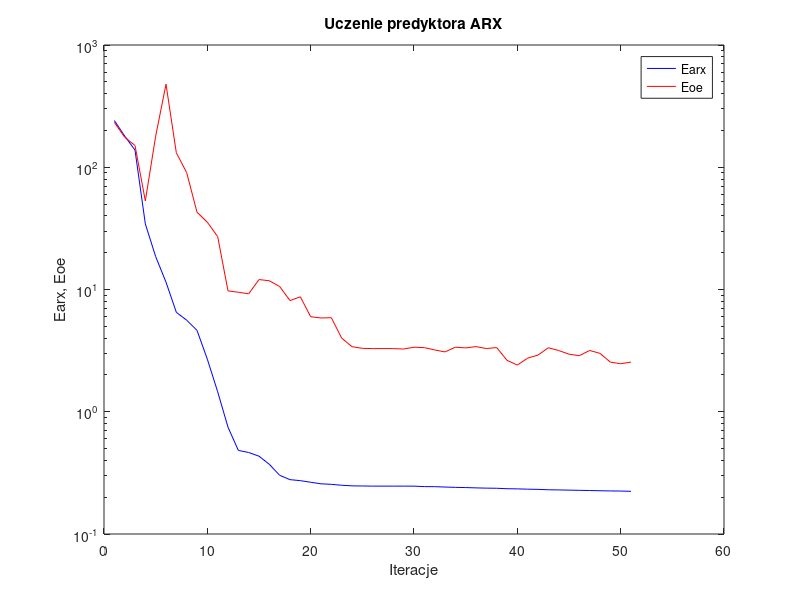
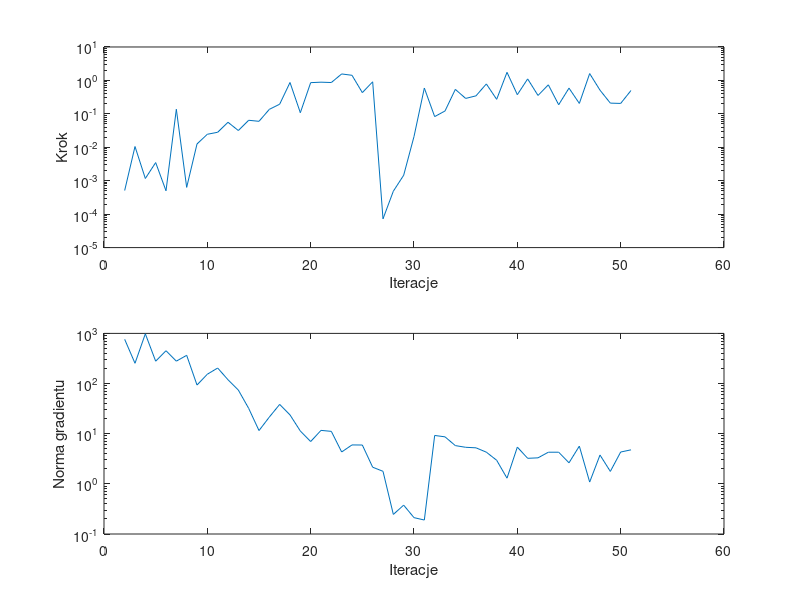

Write the MATLAB code that produced these figures, in order.
%uczenie predyktora arx
clear all;
n=0; farx(n+1)=2.412180e+002; foe(n+1)=2.326592e+002; wspucz(n+1)=0.000000e+000; ng(n+1)=0.000000e+000;
%odnowa zmiennej metryki
n=1; farx(n+1)=1.800970e+002; foe(n+1)=1.763848e+002; krok(n+1)=5.097061e-004; ng(n+1)=7.614998e+002;
n=2; farx(n+1)=1.380682e+002; foe(n+1)=1.506635e+002; krok(n+1)=1.053841e-002; ng(n+1)=2.536010e+002;
n=3; farx(n+1)=3.439905e+001; foe(n+1)=5.307495e+001; krok(n+1)=1.165794e-003; ng(n+1)=9.805034e+002;
n=4; farx(n+1)=1.858505e+001; foe(n+1)=1.797407e+002; krok(n+1)=3.490481e-003; ng(n+1)=2.791286e+002;
n=5; farx(n+1)=1.148420e+001; foe(n+1)=4.777889e+002; krok(n+1)=5.005982e-004; ng(n+1)=4.512239e+002;
n=6; farx(n+1)=6.505637e+000; foe(n+1)=1.313190e+002; krok(n+1)=1.372911e-001; ng(n+1)=2.796193e+002;
n=7; farx(n+1)=5.611174e+000; foe(n+1)=9.039264e+001; krok(n+1)=6.326141e-004; ng(n+1)=3.653322e+002;
n=8; farx(n+1)=4.633819e+000; foe(n+1)=4.288464e+001; krok(n+1)=1.256724e-002; ng(n+1)=9.345501e+001;
n=9; farx(n+1)=2.691147e+000; foe(n+1)=3.551690e+001; krok(n+1)=2.452306e-002; ng(n+1)=1.533409e+002;
n=10; farx(n+1)=1.457083e+000; foe(n+1)=2.710764e+001; krok(n+1)=2.812841e-002; ng(n+1)=2.039985e+002;
n=11; farx(n+1)=7.475137e-001; foe(n+1)=9.745919e+000; krok(n+1)=5.598693e-002; ng(n+1)=1.189916e+002;
n=12; farx(n+1)=4.829792e-001; foe(n+1)=9.494681e+000; krok(n+1)=3.172883e-002; ng(n+1)=7.417386e+001;
n=13; farx(n+1)=4.643460e-001; foe(n+1)=9.223111e+000; krok(n+1)=6.423218e-002; ng(n+1)=3.202546e+001;
n=14; farx(n+1)=4.331050e-001; foe(n+1)=1.205741e+001; krok(n+1)=5.983917e-002; ng(n+1)=1.154566e+001;
n=15; farx(n+1)=3.715636e-001; foe(n+1)=1.179432e+001; krok(n+1)=1.364675e-001; ng(n+1)=2.146385e+001;
n=16; farx(n+1)=3.020857e-001; foe(n+1)=1.056909e+001; krok(n+1)=1.942977e-001; ng(n+1)=3.838722e+001;
n=17; farx(n+1)=2.783568e-001; foe(n+1)=8.115182e+000; krok(n+1)=8.670260e-001; ng(n+1)=2.370226e+001;
n=18; farx(n+1)=2.732077e-001; foe(n+1)=8.718858e+000; krok(n+1)=1.081188e-001; ng(n+1)=1.130410e+001;
n=19; farx(n+1)=2.650319e-001; foe(n+1)=5.989170e+000; krok(n+1)=8.576098e-001; ng(n+1)=6.977567e+000;
n=20; farx(n+1)=2.573619e-001; foe(n+1)=5.848763e+000; krok(n+1)=8.858725e-001; ng(n+1)=1.164742e+001;
n=21; farx(n+1)=2.548590e-001; foe(n+1)=5.879096e+000; krok(n+1)=8.649503e-001; ng(n+1)=1.113138e+001;
n=22; farx(n+1)=2.504717e-001; foe(n+1)=4.002420e+000; krok(n+1)=1.561751e+000; ng(n+1)=4.321109e+000;
n=23; farx(n+1)=2.476489e-001; foe(n+1)=3.406496e+000; krok(n+1)=1.422745e+000; ng(n+1)=5.971428e+000;
n=24; farx(n+1)=2.470633e-001; foe(n+1)=3.301242e+000; krok(n+1)=4.317671e-001; ng(n+1)=5.945896e+000;
n=25; farx(n+1)=2.464379e-001; foe(n+1)=3.284328e+000; krok(n+1)=9.087851e-001; ng(n+1)=2.147121e+000;
%odnowa zmiennej metryki
n=26; farx(n+1)=2.464156e-001; foe(n+1)=3.287053e+000; krok(n+1)=7.240622e-005; ng(n+1)=1.778716e+000;
n=27; farx(n+1)=2.464128e-001; foe(n+1)=3.284746e+000; krok(n+1)=4.863026e-004; ng(n+1)=2.457567e-001;
n=28; farx(n+1)=2.463999e-001; foe(n+1)=3.258875e+000; krok(n+1)=1.457389e-003; ng(n+1)=3.760297e-001;
n=29; farx(n+1)=2.463130e-001; foe(n+1)=3.374025e+000; krok(n+1)=2.097129e-002; ng(n+1)=2.119157e-001;
n=30; farx(n+1)=2.441534e-001; foe(n+1)=3.345133e+000; krok(n+1)=5.914179e-001; ng(n+1)=1.899832e-001;
n=31; farx(n+1)=2.439078e-001; foe(n+1)=3.203371e+000; krok(n+1)=8.277891e-002; ng(n+1)=9.224734e+000;
n=32; farx(n+1)=2.421937e-001; foe(n+1)=3.086386e+000; krok(n+1)=1.217528e-001; ng(n+1)=8.654819e+000;
n=33; farx(n+1)=2.407581e-001; foe(n+1)=3.371359e+000; krok(n+1)=5.393056e-001; ng(n+1)=5.789581e+000;
n=34; farx(n+1)=2.397728e-001; foe(n+1)=3.330412e+000; krok(n+1)=2.894475e-001; ng(n+1)=5.355884e+000;
n=35; farx(n+1)=2.384089e-001; foe(n+1)=3.411324e+000; krok(n+1)=3.457398e-001; ng(n+1)=5.228700e+000;
n=36; farx(n+1)=2.372501e-001; foe(n+1)=3.286995e+000; krok(n+1)=7.848019e-001; ng(n+1)=4.282641e+000;
n=37; farx(n+1)=2.367299e-001; foe(n+1)=3.350887e+000; krok(n+1)=2.718226e-001; ng(n+1)=2.954781e+000;
n=38; farx(n+1)=2.346254e-001; foe(n+1)=2.634754e+000; krok(n+1)=1.745690e+000; ng(n+1)=1.297740e+000;
n=39; farx(n+1)=2.340030e-001; foe(n+1)=2.409547e+000; krok(n+1)=3.745525e-001; ng(n+1)=5.402413e+000;
n=40; farx(n+1)=2.326300e-001; foe(n+1)=2.745325e+000; krok(n+1)=1.109668e+000; ng(n+1)=3.229700e+000;
n=41; farx(n+1)=2.318009e-001; foe(n+1)=2.908624e+000; krok(n+1)=3.550835e-001; ng(n+1)=3.300923e+000;
n=42; farx(n+1)=2.300425e-001; foe(n+1)=3.338310e+000; krok(n+1)=7.382907e-001; ng(n+1)=4.272472e+000;
n=43; farx(n+1)=2.293905e-001; foe(n+1)=3.168516e+000; krok(n+1)=1.872762e-001; ng(n+1)=4.275148e+000;
n=44; farx(n+1)=2.284903e-001; foe(n+1)=2.957577e+000; krok(n+1)=5.885355e-001; ng(n+1)=2.628828e+000;
n=45; farx(n+1)=2.277070e-001; foe(n+1)=2.875143e+000; krok(n+1)=2.051030e-001; ng(n+1)=5.656772e+000;
n=46; farx(n+1)=2.267172e-001; foe(n+1)=3.172494e+000; krok(n+1)=1.601772e+000; ng(n+1)=1.085232e+000;
n=47; farx(n+1)=2.258730e-001; foe(n+1)=3.002829e+000; krok(n+1)=5.107206e-001; ng(n+1)=3.757125e+000;
n=48; farx(n+1)=2.251078e-001; foe(n+1)=2.546804e+000; krok(n+1)=2.093785e-001; ng(n+1)=1.769610e+000;
n=49; farx(n+1)=2.245833e-001; foe(n+1)=2.470504e+000; krok(n+1)=2.051030e-001; ng(n+1)=4.310579e+000;
n=50; farx(n+1)=2.235092e-001; foe(n+1)=2.548309e+000; krok(n+1)=4.997929e-001; ng(n+1)=4.765641e+000;

figure; semilogy(farx,'b'); hold on; semilogy(foe,'r'); xlabel('Iteracje'); ylabel('Earx, Eoe'); legend('Earx','Eoe'); title('Uczenie predyktora ARX');
figure; subplot(2,1,1); semilogy(krok); xlabel('Iteracje'); ylabel('Krok');
subplot(2,1,2); semilogy(ng); xlabel('Iteracje'); ylabel('Norma gradientu');
Earx=farx(n+1)
Eoe=foe(n+1)
